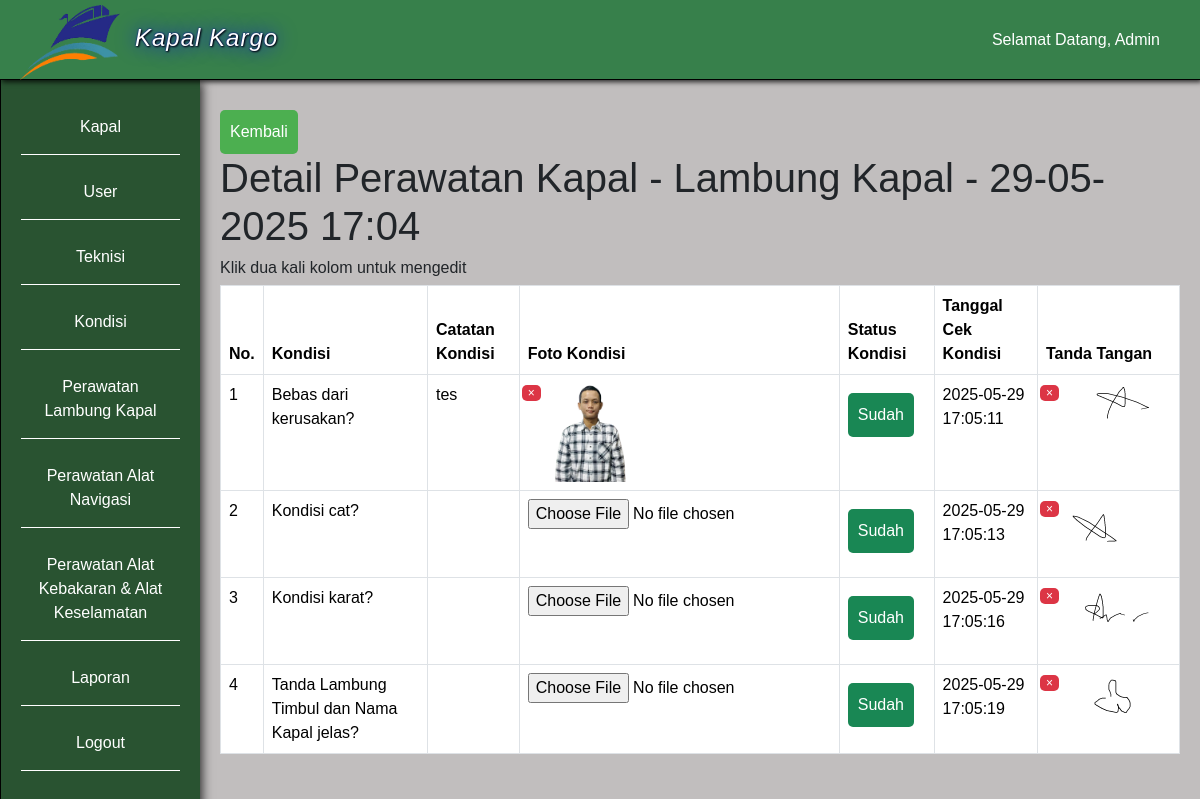
Page /detail_perawatan.php?id_perawatan=7 (signed in) on the committed database.
### tables this page shows
CREATE TABLE `user` (
  `id_user` int(11) NOT NULL,
  `nama_lengkap` varchar(50) NOT NULL,
  `username` varchar(50) NOT NULL,
  `password` varchar(255) NOT NULL,
  `role` enum('Administrator','Operator') NOT NULL
);

CREATE TABLE `jenis_perawatan` (
  `id_jenis_perawatan` int(11) NOT NULL,
  `jenis_perawatan` varchar(100) NOT NULL
);

CREATE TABLE `perawatan` (
  `id_perawatan` int(11) NOT NULL,
  `id_kapal` int(11) NOT NULL,
  `id_teknisi` int(11) NOT NULL,
  `id_jenis_perawatan` int(11) NOT NULL,
  `tanggal_perawatan` datetime NOT NULL,
  `status` enum('Sudah','Belum') DEFAULT NULL
);

CREATE TABLE `detail_perawatan` (
  `id_detail_perawatan` int(11) NOT NULL,
  `id_perawatan` int(11) NOT NULL,
  `id_kondisi` int(11) NOT NULL,
  `catatan_kondisi` text DEFAULT NULL,
  `foto_kondisi` text DEFAULT NULL,
  `status_kondisi` enum('Sudah','Belum') DEFAULT 'Belum',
  `tanggal_cek_kondisi` datetime DEFAULT NULL,
  `tanda_tangan` text DEFAULT NULL
);

CREATE TABLE `kondisi` (
  `id_kondisi` int(11) NOT NULL,
  `kondisi` text NOT NULL,
  `id_jenis_perawatan` int(11) NOT NULL
);

### detail_perawatan.php (the view, shortened to what this page needs)
<?php
    include 'koneksi.php';
    $id_perawatan = $_GET['id_perawatan'];
    $data_detail_perawatan = mysqli_fetch_assoc(mysqli_query($conn, "SELECT * FROM detail_perawatan INNER JOIN perawatan ON detail_perawatan.id_perawatan = perawatan.id_perawatan INNER JOIN kondisi ON detail_perawatan.id_kondisi = kondisi.id_kondisi INNER JOIN jenis_perawatan ON perawatan.id_jenis_perawatan = jenis_perawatan.id_jenis_perawatan WHERE detail_perawatan.id_perawatan = '$id_perawatan'"));
    $detail_perawatan = mysqli_query($conn, "SELECT * FROM detail_perawatan INNER JOIN perawatan ON detail_perawatan.id_perawatan = perawatan.id_perawatan INNER JOIN kondisi ON detail_perawatan.id_kondisi = kondisi.id_kondisi INNER JOIN jenis_perawatan ON perawatan.id_jenis_perawatan = jenis_perawatan.id_jenis_perawatan WHERE detail_perawatan.id_perawatan = '$id_perawatan'");
    $id_user = $_SESSION['id_user'];
    $dataUser = mysqli_fetch_assoc(mysqli_query($conn, "SELECT * FROM user WHERE id_user = '$id_user'"));
    $check_detail_perawatan = mysqli_query($conn, "SELECT * FROM detail_perawatan WHERE id_perawatan = '$id_perawatan' AND status_kondisi = 'Sudah' AND tanda_tangan IS NOT NULL");
    if (mysqli_num_rows($check_detail_perawatan) > 0) {
        mysqli_query($conn, "UPDATE perawatan SET status = 'Sudah' WHERE id_perawatan = '$id_perawatan'");
    }
?>
<!doctype html>
<html lang="en">
  <head>
    <link href="https://cdn.jsdelivr.net/npm/bootstrap@5.3.3/dist/css/bootstrap.min.css" rel="stylesheet">
    <link rel="stylesheet" href="style.css">
  </head>
  <body>
  <?php include 'top-side-bar.php'; ?>
    <div class="main">
        <a href="perawatan.php?id_jenis_perawatan=<?= $data_detail_perawatan['id_jenis_perawatan']; ?>" class="btn">Kembali</a>
        <h1>Detail Perawatan Kapal - <?= $data_detail_perawatan['jenis_perawatan']; ?> - <?= date('d-m-Y H:i', strtotime($data_detail_perawatan['tanggal_perawatan'])); ?></h1>
        <h6>Klik dua kali kolom untuk mengedit</h6>
        <table class="table table-bordered">
            <thead>
                <tr>
                    <th>No.</th>
                    <th>Kondisi</th>
                    <th>Catatan Kondisi</th>
                    <th>Foto Kondisi</th>
                    <th>Status Kondisi</th>
                    <th>Tanggal Cek Kondisi</th>
                    <th>Tanda Tangan</th>
                </tr>
            </thead>
            <tbody>
                <?php $i = 1; ?>
                <?php foreach ($detail_perawatan as $data_detail_perawatan) : ?>
                    <tr>
                        <td><?= $i++; ?></td>
                        <td><?= $data_detail_perawatan['kondisi']; ?></td>
                        <td class="editable"
                            data-id="<?= $data_detail_perawatan['id_detail_perawatan']; ?>"
                            data-field="catatan_kondisi"
                            data-id-perawatan="<?= $data_detail_perawatan['id_perawatan']; ?>">
                            <?= nl2br(htmlspecialchars($data_detail_perawatan['catatan_kondisi'])); ?>
                        </td>
                        <td style="position: relative; width: 100px;">
                            <?php if ($data_detail_perawatan['foto_kondisi'] == NULL): ?>
                                <form class="uploadForm" enctype="multipart/form-data">
                                    <input type="file" name="foto_kondisi" class="fotoInput" required>
                                </form>
                            <?php else: ?>
                                <a href="foto/detail_perawatan/<?= $data_detail_perawatan['foto_kondisi']; ?>" target="_blank">
                                    <img width="100" src="foto/detail_perawatan/<?= $data_detail_perawatan['foto_kondisi']; ?>" alt="<?= $data_detail_perawatan['foto_kondisi']; ?>" style="display: block; padding-left: 25px;">
                                </a>
                                <a onclick="return confirm('Apakah Anda yakin ingin menghapus foto kondisi <?= $data_detail_perawatan['kondisi']; ?>')" href="hapus_foto_detail_perawatan.php?id_detail_perawatan=<?= $data_detail_perawatan['id_detail_perawatan']; ?>&id_perawatan=<?= $id_perawatan; ?>" class="btn bg-danger"
                                   style="
                                       position: absolute;
                                       top: 0;
                                       left: 2px;
                                       padding: 2px 6px;
                                       font-size: 12px;
                                       line-height: 1;
                                       text-decoration: none;
                                       color: white;
                                   "
                                   data-id="<?= $data_detail_perawatan['id_detail_perawatan']; ?>">
                                    &times;
                                </a>
                            <?php endif ?>
                        </td>
                        <td class="editable-select"
                            data-id="<?= $data_detail_perawatan['id_detail_perawatan']; ?>"
                            data-field="status_kondisi"
                            data-id-perawatan="<?= $data_detail_perawatan['id_perawatan']; ?>">
                            <?php if ($data_detail_perawatan['status_kondisi'] == 'Belum'): ?>
                                <p class="btn bg-danger"><?= htmlspecialchars($data_detail_perawatan['status_kondisi']); ?></p>
                            <?php else: ?>
                                <p class="btn bg-success"><?= htmlspecialchars($data_detail_perawatan['status_kondisi']); ?></p>
                            <?php endif ?>
                        </td>
                        <td>
                        <?php if ($data_detail_perawatan['tanggal_cek_kondisi'] == NULL || $data_detail_perawatan['tanggal_cek_kondisi'] == '0000-00-00 00:00:00'): ?>
                            Ubah Status untuk mengisi tanggal
                        <?php else: ?>
                            <?= $data_detail_perawatan['tanggal_cek_kondisi']; ?>
                        <?php endif ?></td>
                        <td class="tanda-tangan-cell"
                            style="position: relative; width: 100px;"
                            data-id="<?= $data_detail_perawatan['id_detail_perawatan']; ?>"
                            data-id-perawatan="<?= $data_detail_perawatan['id_perawatan']; ?>">
                            <?php if ($data_detail_perawatan['tanda_tangan']): ?>
                                <a style="padding-left: 25px" href="foto/tanda_tangan/<?= $data_detail_perawatan['tanda_tangan']; ?>" target="_blank">
                                    <img src="foto/tanda_tangan/<?= $data_detail_perawatan['tanda_tangan']; ?>" width="100">
                                </a>
                                <a onclick="return confirm('Apakah Anda yakin ingin menghapus tanda tangan <?= htmlspecialchars(addslashes($data_detail_perawatan['kondisi'])); ?>')"
                                   href="hapus_tanda_tangan_detail_perawatan.php?id_detail_perawatan=<?= $data_detail_perawatan['id_detail_perawatan']; ?>&id_perawatan=<?= $id_perawatan; ?>" class="btn bg-danger"
                                   style="
                                       position: absolute;
                                       top: 0;
                                       left: 2px;
                                       padding: 2px 6px;
                                       font-size: 12px;
                                       line-height: 1;
                                       text-decoration: none;
                                       color: white;
                                   "
                                   data-id="<?= $data_detail_perawatan['id_detail_perawatan']; ?>">
                                    &times;
                                </a>
                            <?php else: ?>
                                Belum ada
                            <?php endif; ?>
                        </td>
                    </tr>
                <?php endforeach ?>
            </tbody>
        </table>
    </div>
  </body>
</html>

### top-side-bar.php
<div class="topbar" style="z-index: 9999;">
    <div class="logo">
        <img src="foto/logo.png" alt="logo kapal">
        <a href="index.php">Kapal Kargo</a>
    </div>
    <nav>
        <ul>
            <li><a href="#">Selamat Datang, <?= $dataUser['nama_lengkap']; ?> </a></li>
        </ul>
    </nav>
</div>
<div class="sidebar">
    <ul>
        <li><a href="kapal.php">Kapal</a></li>
        <?php if ($dataUser['role'] == 'Administrator'): ?>
            <li><a href="user.php">User</a></li>
            <li><a href="teknisi.php">Teknisi</a></li>
            <li><a href="kondisi.php">Kondisi</a></li>
        <?php endif ?>
        <?php
            $sidebar_jenis_perawatan = mysqli_query($conn, "SELECT * FROM jenis_perawatan");
         ?>
        <?php foreach ($sidebar_jenis_perawatan as $data_sidebar_jenis_perawatan): ?>
            <li><a href="perawatan.php?id_jenis_perawatan=<?= $data_sidebar_jenis_perawatan['id_jenis_perawatan']; ?>">Perawatan <?= $data_sidebar_jenis_perawatan['jenis_perawatan']; ?></a></li>
        <?php endforeach ?>
        <li><a href="laporan.php">Laporan</a></li>
        <li><a href="logout.php">Logout</a></li>
    </ul>
</div>

### style.css (style rules this page uses)
body { font-family: Arial, sans-serif; background-color: #c1bebe; margin: 0; }
.btn { margin-top: 10px; display: inline-block; padding: 10px; border: none; border-radius: 5px; background-color: #4CAF50; color: #fff; font-size: 16px; cursor: pointer; text-decoration: none; }
.topbar { background-color: rgb(55, 128, 75); color: #fff; display: flex; align-items: center; padding: 20px; position: fixed; width: 100%; height: 80px; border-bottom: 1px solid black; box-shadow: 2px 2px 5px rgba(0,0,0,0.8); }
.logo { font-size: 24px; font-weight: 500; margin-right: auto; }
.logo img { width: 100px; height: 75px; margin-top: 5px; margin-right: 15px; float: left; }
.logo a { display: inline-block; margin-top: 20px; font-family:impact, sans-serif; letter-spacing: 1px; text-shadow: 1px 1px 2px black, 0 0 20px blue, 0 0 2px darkblue; font-style: italic; text-decoration: none; color: white; }
nav ul { list-style: none; margin: 0; padding: 0; display: flex; }
nav li { margin-right: 20px; }
nav a { color: #fff; text-decoration: none; font-size: 16px; }
.sidebar { background-color: #295331; color: #fff; height: 100vh; width: 200px; position: fixed; left: 0; padding: 20px; top: 80px; border-left: 1px solid black; box-shadow: 2px 2px 10px rgba(0,0,0,0.8); }
.sidebar ul { list-style: none; margin: 0; padding: 0; }
.sidebar li { border-bottom: 1px solid white; margin-bottom: 10px; text-align: center; }
.sidebar a { display: inline-block; color: #fff; text-decoration: none; font-size: 16px; width: 100%; padding: 15px; margin: auto; }
.main { padding-left: 220px; padding-right: 20px; padding-bottom: 20px; padding-top: 100px; }

### rows in the picture
user: nama_lengkap "Admin"
jenis_perawatan: jenis_perawatan "Lambung Kapal"
jenis_perawatan: jenis_perawatan "Alat Navigasi"
jenis_perawatan: jenis_perawatan "Alat Kebakaran & Alat Keselamatan"
perawatan: tanggal_perawatan "29-05-2025 17:04"
detail_perawatan: id_kondisi.kondisi "Bebas dari kerusakan?", catatan_kondisi "tes", foto_kondisi (picture), status_kondisi "Sudah", tanggal_cek_kondisi "2025-05-29 17:05:11", tanda_tangan (picture)
detail_perawatan: id_kondisi.kondisi "Kondisi cat?", status_kondisi "Sudah", tanggal_cek_kondisi "2025-05-29 17:05:13", tanda_tangan (picture)
detail_perawatan: id_kondisi.kondisi "Kondisi karat?", status_kondisi "Sudah", tanggal_cek_kondisi "2025-05-29 17:05:16", tanda_tangan (picture)
detail_perawatan: id_kondisi.kondisi "Tanda Lambung Timbul dan Nama Kapal jelas?", status_kondisi "Sudah", tanggal_cek_kondisi "2025-05-29 17:05:19", tanda_tangan (picture)
